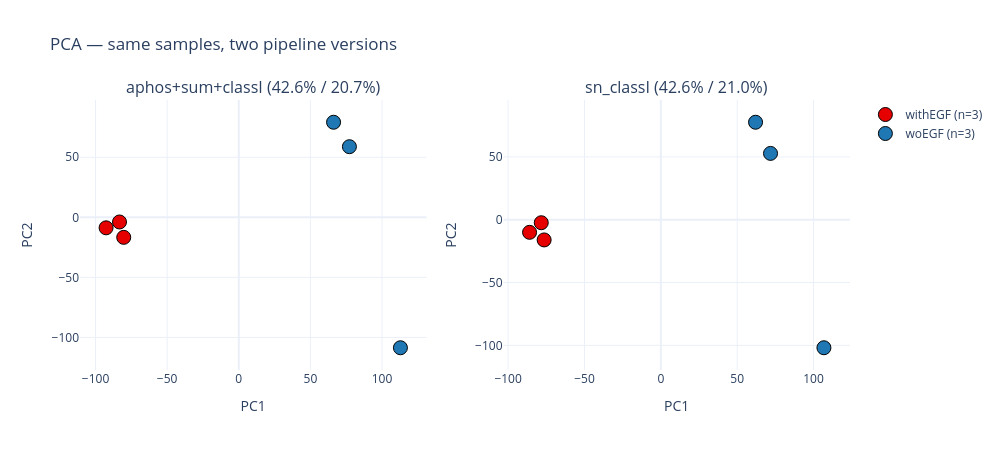

Here is the notebook cell this chart was saved with:
### Markdown cell above
## §9 · Sample QC — PCA + per-sample CV

Two technical checks comparing `aphos_imputed` and `sn_imputed` (the post-filter,
post-imputation matrices that fed into limma in §7):

1. **PCA** — Z-score each site across samples, PCA on samples × sites.
   Do withEGF / woEGF replicates separate the same way in both versions?
2. **Per-site CV within condition** — distribution of linear-space CV across
   replicates. Tighter CV = better technical reproducibility.

If both versions show clean condition separation in PC1 and comparable CV
distributions, technical reproducibility is equivalent.

### Code cell
from sklearn.decomposition import PCA
from sklearn.preprocessing import StandardScaler
import plotly.graph_objects as go
from plotly.subplots import make_subplots


def run_pca(imputed_wide, label):
    site_cols = [c for c in imputed_wide.columns if '~' in str(c)]
    X = imputed_wide[site_cols].values
    X_z = StandardScaler().fit_transform(X)
    pca = PCA(n_components=2)
    scores = pca.fit_transform(X_z)
    var = pca.explained_variance_ratio_ * 100
    return scores, var


aphos_pca, aphos_var = run_pca(aphos_imputed, 'aphos')
sn_pca,    sn_var    = run_pca(sn_imputed, 'sn')

aphos_meta = aphos_imputed[['condition']].copy()
aphos_meta[['PC1', 'PC2']] = aphos_pca
sn_meta = sn_imputed[['condition']].copy()
sn_meta[['PC1', 'PC2']]    = sn_pca

print(f'aphos PC1 / PC2 explained variance: {aphos_var[0]:.1f}% / {aphos_var[1]:.1f}%')
print(f'sn    PC1 / PC2 explained variance: {sn_var[0]:.1f}% / {sn_var[1]:.1f}%')

# Plot side-by-side
fig = make_subplots(rows=1, cols=2, subplot_titles=[
    f'aphos+sum+classI ({aphos_var[0]:.1f}% / {aphos_var[1]:.1f}%)',
    f'sn_classI ({sn_var[0]:.1f}% / {sn_var[1]:.1f}%)',
])

palette = {'withEGF': '#e60000', 'woEGF': '#1f77b4'}
for col, (df, n_sites) in enumerate([(aphos_meta, len([c for c in aphos_imputed.columns if '~' in str(c)])),
                                      (sn_meta,    len([c for c in sn_imputed.columns    if '~' in str(c)]))], 1):
    for cond, sub in df.groupby('condition'):
        fig.add_trace(go.Scatter(
            x=sub['PC1'], y=sub['PC2'],
            mode='markers',
            marker=dict(size=14, color=palette.get(cond, '#888'), line=dict(width=1, color='black')),
            name=f'{cond} (n={len(sub)})',
            text=sub.index, hoverinfo='text+x+y',
            showlegend=(col == 1),
        ), row=1, col=col)
    fig.update_xaxes(title_text='PC1', row=1, col=col)
    fig.update_yaxes(title_text='PC2', row=1, col=col)

fig.update_layout(height=450, width=1000, template='plotly_white',
                  title='PCA — same samples, two pipeline versions')
fig.show()

### Figure 1 — Plotly figure (JSON) as saved in the notebook; plotly's stock layout.template omitted (floating-point values rounded to 4 significant figures)
{"data": [{"hoverinfo": "text+x+y", "marker": {"color": "#e60000", "line": {"color": "black", "width": 1}, "size": 14}, "mode": "markers", "name": "withEGF (n=3)", "showlegend": true, "text": ["20250729_OA4_Evo11_16p3min_DeOl_SA_nanoPhos_dilser_new_withEGF_1000ng_01", "20250729_OA4_Evo11_16p3min_DeOl_SA_nanoPhos_dilser_new_withEGF_1000ng_02", "20250729_OA4_Evo11_16p3min_DeOl_SA_nanoPhos_dilser_new_withEGF_1000ng_03"], "type": "scatter", "x": [-80.33, -83.28, -92.65], "xaxis": "x", "y": [-16.69, -3.881, -8.77], "yaxis": "y"}, {"hoverinfo": "text+x+y", "marker": {"color": "#1f77b4", "line": {"color": "black", "width": 1}, "size": 14}, "mode": "markers", "name": "woEGF (n=3)", "showlegend": true, "text": ["20250729_OA4_Evo11_16p3min_DeOl_SA_nanoPhos_dilser_new_woEGF_1000ng_01", "20250729_OA4_Evo11_16p3min_DeOl_SA_nanoPhos_dilser_new_woEGF_1000ng_02", "20250729_OA4_Evo11_16p3min_DeOl_SA_nanoPhos_dilser_new_woEGF_1000ng_03"], "type": "scatter", "x": [77.24, 66.18, 112.9], "xaxis": "x", "y": [58.8, 79.14, -108.6], "yaxis": "y"}, {"hoverinfo": "text+x+y", "marker": {"color": "#e60000", "line": {"color": "black", "width": 1}, "size": 14}, "mode": "markers", "name": "withEGF (n=3)", "showlegend": false, "text": ["20250729_OA4_Evo11_16p3min_DeOl_SA_nanoPhos_dilser_new_withEGF_1000ng_01", "20250729_OA4_Evo11_16p3min_DeOl_SA_nanoPhos_dilser_new_withEGF_1000ng_02", "20250729_OA4_Evo11_16p3min_DeOl_SA_nanoPhos_dilser_new_withEGF_1000ng_03"], "type": "scatter", "x": [-76.41, -78.29, -85.94], "xaxis": "x2", "y": [-16.08, -2.382, -10.04], "yaxis": "y2"}, {"hoverinfo": "text+x+y", "marker": {"color": "#1f77b4", "line": {"color": "black", "width": 1}, "size": 14}, "mode": "markers", "name": "woEGF (n=3)", "showlegend": false, "text": ["20250729_OA4_Evo11_16p3min_DeOl_SA_nanoPhos_dilser_new_woEGF_1000ng_01", "20250729_OA4_Evo11_16p3min_DeOl_SA_nanoPhos_dilser_new_woEGF_1000ng_02", "20250729_OA4_Evo11_16p3min_DeOl_SA_nanoPhos_dilser_new_woEGF_1000ng_03"], "type": "scatter", "x": [71.82, 62.02, 106.8], "xaxis": "x2", "y": [52.8, 77.6, -101.9], "yaxis": "y2"}], "layout": {"annotations": [{"font": {"size": 16}, "showarrow": false, "text": "aphos+sum+classI (42.6% / 20.7%)", "x": 0.225, "xanchor": "center", "xref": "paper", "y": 1, "yanchor": "bottom", "yref": "paper"}, {"font": {"size": 16}, "showarrow": false, "text": "sn_classI (42.6% / 21.0%)", "x": 0.775, "xanchor": "center", "xref": "paper", "y": 1, "yanchor": "bottom", "yref": "paper"}], "height": 450, "title": {"text": "PCA — same samples, two pipeline versions"}, "width": 1000, "xaxis": {"anchor": "y", "domain": [0, 0.45], "title": {"text": "PC1"}}, "xaxis2": {"anchor": "y2", "domain": [0.55, 1], "title": {"text": "PC1"}}, "yaxis": {"anchor": "x", "domain": [0, 1], "title": {"text": "PC2"}}, "yaxis2": {"anchor": "x2", "domain": [0, 1], "title": {"text": "PC2"}}}}
